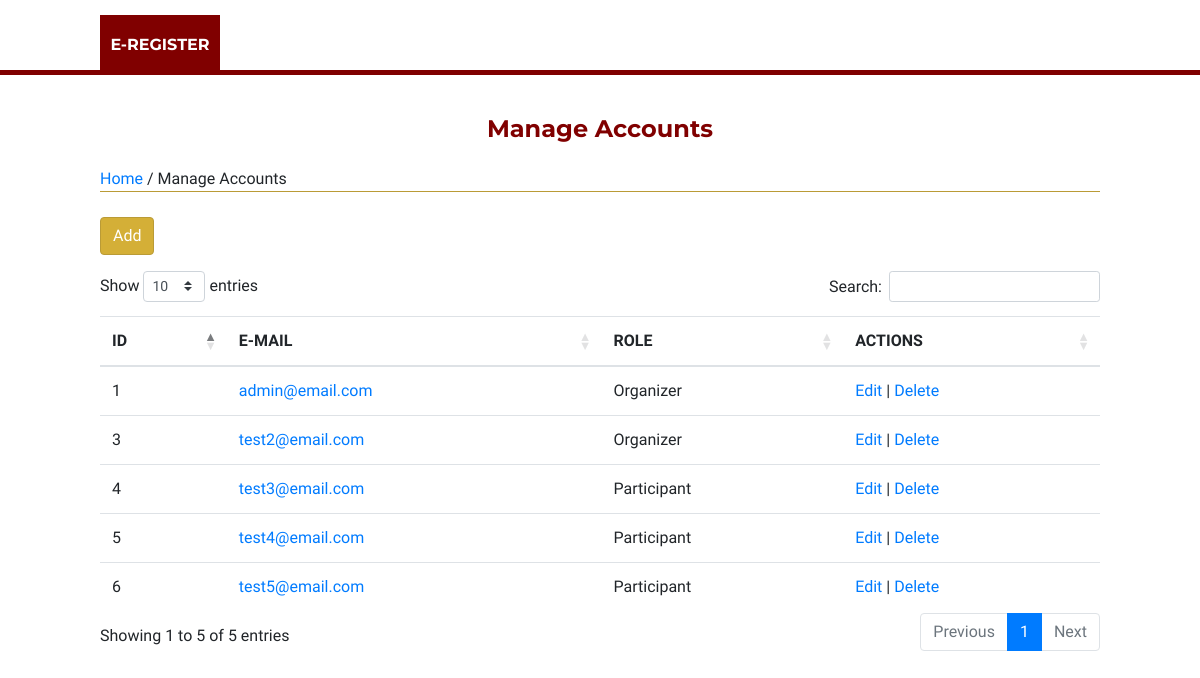
The page /accounts/manage/ on the database as committed earlier.
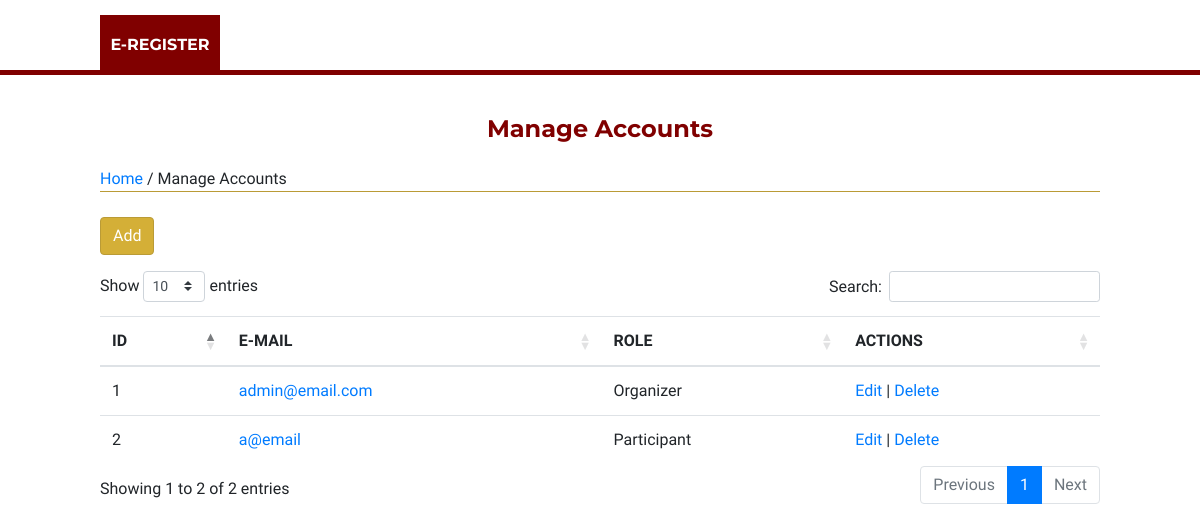
The same page on the database as committed later.
### accounts/models.py (models this page shows, shortened)
class User(AbstractBaseUser, PermissionsMixin):
    first_name = models.CharField(max_length=50)
    middle_name = models.CharField(max_length=50)
    last_name = models.CharField(max_length=50)
    email = models.EmailField(max_length=30, unique=True)
    contact_no = models.CharField(max_length=20, blank=True)
    role = models.ForeignKey(UserRole, on_delete=models.CASCADE, null=True, default=None, blank=True)
    qr_code = models.ImageField(upload_to='qr_code', null=True)
    qr_id = models.CharField(max_length=50)
    is_admin = models.BooleanField(default=False)
    is_staff = models.BooleanField(default=False)
    is_superuser = models.BooleanField(default=False)
    objects = UserManager()
    USERNAME_FIELD = 'email'
    REQUIRED_FIELDS = []

class UserRole(models.Model):
    name = models.CharField(max_length=100)
    date_created = models.DateTimeField(auto_now_add=True)
    def __str__(self):
        return self.name

### accounts/views.py (the view, shortened to what this page needs)
# urls.py: path('manage/', views.ManageAccounts.as_view(), name='accounts-manage'),
class ManageAccounts(View):
    name = 'accounts/manage.html'
    def get(self, request):
        users = User.objects.all()
        user_roles = UserRole.objects.all()
        context = {
            'users': users,
            'user_roles': user_roles,
        }
        return render(request, self.name, context)

### accounts/templates/accounts/manage.html (shortened to what this page needs)
{% extends 'events/base.html' %}
{% block content %}
<div class="wrapper">
    <h4 class="page-title">Manage Accounts</h4>
    <div class="breadcrumbs"> {% if user.role.pk == 1 %}<a href="{% url 'accounts-dashboard' %}">{% else %}<a href="{% url 'events-home' %}">{% endif %}Home</a> / Manage Accounts</div>
<div>
    <button type="button" class="btn btn-primary" data-toggle="modal" data-target="#add-modal">Add</button>
</div>
<table id="tbl-accounts" class="table stripe">
    <thead>
        <tr>
            <th>ID</th>
            <th>E-MAIL</th>
            <th>ROLE</th>
            <th>ACTIONS</th>
        </tr>
    </thead>
    <tbody>
        {% for user in users %}
        <tr>
            <td>{{ user.pk }}</td>
            <td><a href="{% url 'accounts-other-profile' user.pk %}">{{ user.email }}</a></td>
            <td>{{ user.role }}</td>
            <td><a href="#">Edit</a> | <a href="#" onclick="deleteUser({{ user.pk }});">Delete</a></td>
        </tr>
        {% endfor %}
    </tbody>
</table>
</div>
{% endblock %}

Rows that differ between the two databases and show on the page:
removed User: pk "3", email "test2@email.com", role "Organizer"
removed User: pk "4", email "test3@email.com", role "Participant"
removed User: pk "5", email "test4@email.com", role "Participant"
removed User: pk "6", email "test5@email.com", role "Participant"
added User: pk "2", email "a@email", role "Participant"
Other text that changed with them:
text written by a page script: "Show entries Search: Showing 1 to 5 of 5 entries Previous 1 Next" → "Show entries Search: Showing 1 to 2 of 2 entries Previous 1 Next"
